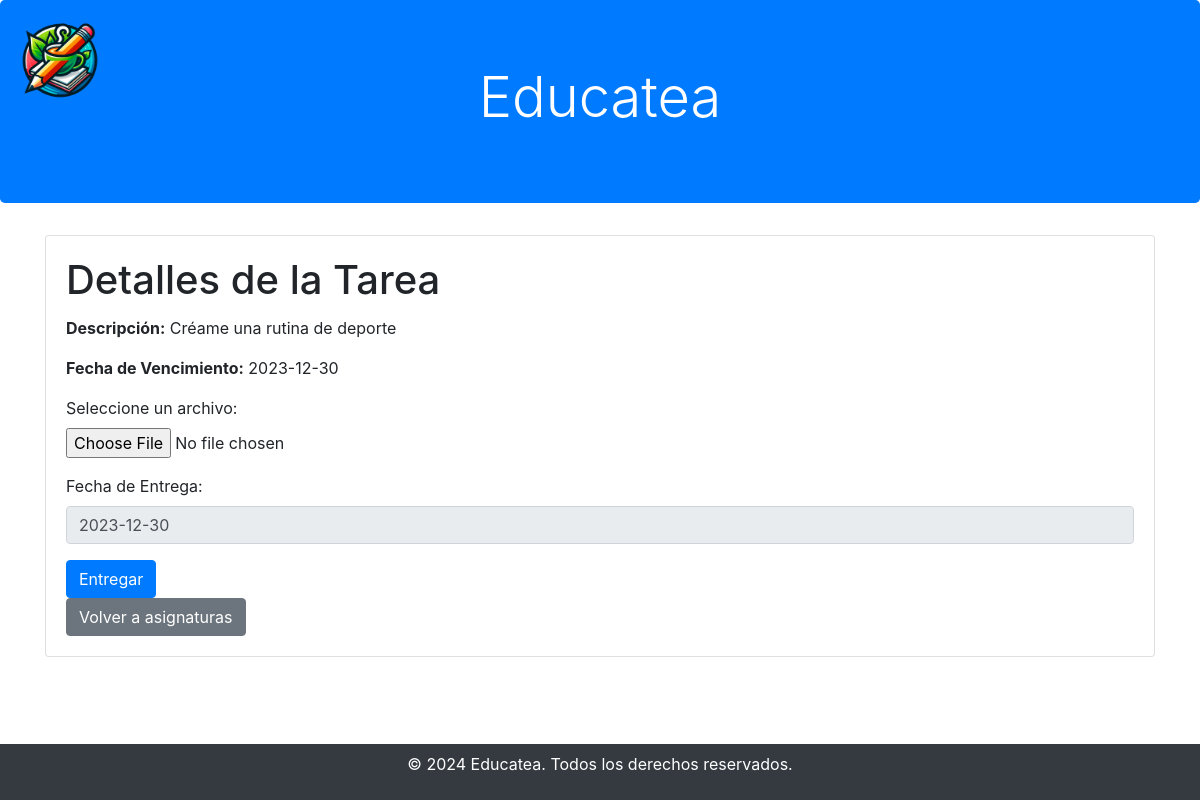
Screenshot of /Educatea/Alumno/tarea/entregar_tarea.php?tarea_id=24 with the database file from the repository.
### tables this page shows
CREATE TABLE `tareas` (
  `tarea_id` int(11) NOT NULL,
  `descripcion_tarea` text NOT NULL,
  `fecha_vencimiento` date NOT NULL,
  `usuario_id` int(11) DEFAULT NULL,
  `clase_id` int(11) DEFAULT NULL,
  `asignatura_id` int(11) DEFAULT NULL
);

### Educatea/Alumno/tarea/entregar_tarea.php (the view, shortened to what this page needs)
<?php
$conexion = conexion();
$tarea_id = isset($_GET['tarea_id']) ? $_GET['tarea_id'] : null;
$sqlTarea = "SELECT * FROM tareas WHERE tarea_id = ?";
$stmtTarea = $conexion->prepare($sqlTarea);
$stmtTarea->bind_param("i", $tarea_id);
?>
<!DOCTYPE html>
<html lang="en">
<head>
    <link href="https://maxcdn.bootstrapcdn.com/bootstrap/4.5.2/css/bootstrap.min.css" rel="stylesheet">
</head>
<body>
    <div class="jumbotron bg-primary text-center text-white">
    <img src="../../img/Logo_educatea.png" alt="Logo de Educatea" style="position: absolute; top: 10px; left: 10px; max-width: 100px; max-height: 100px;">
        <h1 class="display-4">Educatea</h1>
    </div>
    <div class="container mt-4">
        <?php
        if ($stmtTarea->execute()) {
            $resultadoTarea = $stmtTarea->get_result();
            if ($resultadoTarea->num_rows > 0) {
                $filaTarea = $resultadoTarea->fetch_assoc();
                $fechaEntrega = $filaTarea["fecha_vencimiento"];
                echo "<div class='card'>";
                echo "<div class='card-body'>";
                echo "<h1 class='card-title'>Detalles de la Tarea</h1>";
                echo "<p class='card-text'><strong>Descripción:</strong> " . $filaTarea["descripcion_tarea"] . "</p>";
                echo "<p class='card-text'><strong>Fecha de Vencimiento:</strong> " . $filaTarea["fecha_vencimiento"] . "</p>";
                echo "<form method='post' enctype='multipart/form-data'>";
                echo "<div class='form-group'>";
                echo "<label for='archivo'>Seleccione un archivo:</label>";
                echo "<input type='file' class='form-control-file' name='archivo' id='archivo' required>";
                echo "</div>";
                echo "<div class='form-group'>";
                echo "<label for='fecha_entrega'>Fecha de Entrega:</label>";
                echo "<input type='text' class='form-control' name='fecha_entrega' id='fecha_entrega' value='$fechaEntrega' readonly>";
                echo "</div>";
                echo "<button type='submit' class='btn btn-primary'>Entregar</button>";
                echo "</form>";
                ?>
                <a href="../Asignatura_alum.php" class="btn btn-secondary">Volver a asignaturas</a>
                <?php
                echo "</div>";
                echo "</div>";
            } else {
                echo "<div class='alert alert-warning' role='alert'>No se encontró la tarea.</div>";
            }
        } else {
            echo "<div class='alert alert-danger' role='alert'>Error al ejecutar la consulta: " . $stmtTarea->error . "</div>";
        }
        ?>
    </div>
    <footer class="fixed-bottom bg-dark text-white text-center p-2">
        <p>&copy; 2024 Educatea. Todos los derechos reservados.</p>
    </footer>
</body>
</html>

### rows the page displays
tareas: descripcion_tarea "Créame una rutina de deporte", fecha_vencimiento "2023-12-30", fecha_entrega "2023-12-30"
